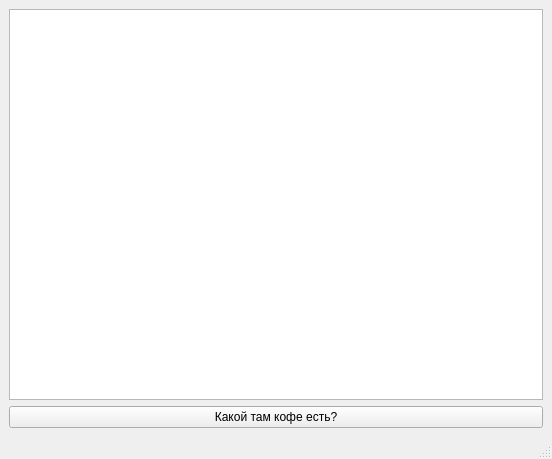
<?xml version="1.0" encoding="UTF-8"?>
<ui version="4.0">
 <class>MainWindow</class>
 <widget class="QMainWindow" name="MainWindow">
  <property name="geometry">
   <rect>
    <x>0</x>
    <y>0</y>
    <width>552</width>
    <height>459</height>
   </rect>
  </property>
  <property name="windowTitle">
   <string>MainWindow</string>
  </property>
  <widget class="QWidget" name="centralwidget">
   <layout class="QVBoxLayout" name="verticalLayout">
    <item>
     <widget class="QTableWidget" name="tableWidget"/>
    </item>
    <item>
     <widget class="QPushButton" name="pushButton">
      <property name="text">
       <string>Какой там кофе есть?</string>
      </property>
     </widget>
    </item>
   </layout>
  </widget>
  <widget class="QMenuBar" name="menubar">
   <property name="geometry">
    <rect>
     <x>0</x>
     <y>0</y>
     <width>552</width>
     <height>21</height>
    </rect>
   </property>
  </widget>
  <widget class="QStatusBar" name="statusbar"/>
 </widget>
 <resources/>
 <connections/>
</ui>
